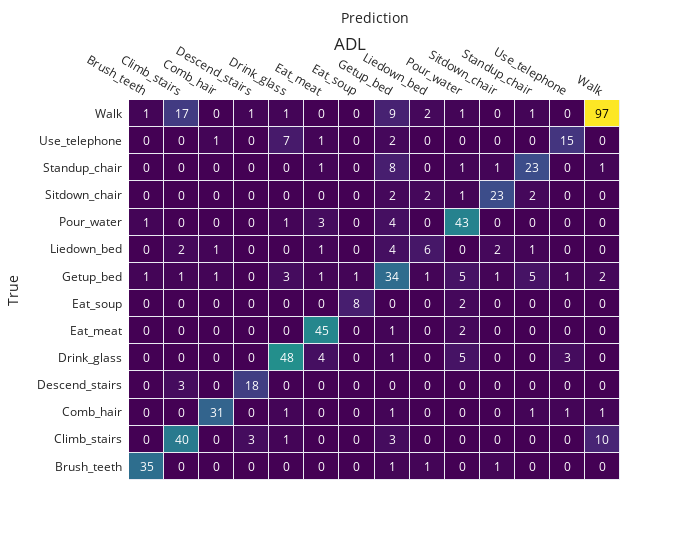

The notebook cell this image was saved under:
### Code cell
# confusion matrix : true versus predicted labels
#w2v_X = pd.crosstab(my_tex, preds)
w2v_X = pd.crosstab(pd.Series(my_tex), pd.Series(preds))

fig2  = ff.create_annotated_heatmap(w2v_X.values,#.round(2).values,
                                   x = w2v_X.columns.to_list(),
                                   y = w2v_X.index.to_list(),
                                   colorscale='Viridis')

fig2.update_layout(xaxis_title_text = 'Prediction',
                  yaxis_title_text = 'True',
                  width=700,
                  title='ADL'
                  )
fig2.update_traces(xgap=1, ygap=1)
fig2.update_xaxes(showgrid=False)
fig2.update_yaxes(showgrid=False)

### Figure 1 — Plotly figure (JSON) as saved in the notebook; plotly's stock layout.template omitted (floating-point values rounded to 4 significant figures; data arrays with more than 128 entries replaced by an {"elided": "..."} marker saying what was removed)
{"data": [{"colorscale": [[0, "#440154"], [0.1111, "#482878"], [0.2222, "#3e4989"], [0.3333, "#31688e"], [0.4444, "#26828e"], [0.5556, "#1f9e89"], [0.6667, "#35b779"], [0.7778, "#6ece58"], [0.8889, "#b5de2b"], [1, "#fde725"]], "reversescale": false, "showscale": false, "type": "heatmap", "x": ["Brush_teeth", "Climb_stairs", "Comb_hair", "Descend_stairs", "Drink_glass", "Eat_meat", "Eat_soup", "Getup_bed", "Liedown_bed", "Pour_water", "Sitdown_chair", "Standup_chair", "Use_telephone", "Walk"], "xgap": 1, "y": ["Brush_teeth", "Climb_stairs", "Comb_hair", "Descend_stairs", "Drink_glass", "Eat_meat", "Eat_soup", "Getup_bed", "Liedown_bed", "Pour_water", "Sitdown_chair", "Standup_chair", "Use_telephone", "Walk"], "ygap": 1, "z": {"elided": "14x14 int values"}}], "layout": {"annotations": [{"font": {"color": "#FFFFFF"}, "showarrow": false, "text": "35", "x": "Brush_teeth", "xref": "x", "y": "Brush_teeth", "yref": "y"}, {"font": {"color": "#FFFFFF"}, "showarrow": false, "text": "0", "x": "Climb_stairs", "xref": "x", "y": "Brush_teeth", "yref": "y"}, {"font": {"color": "#FFFFFF"}, "showarrow": false, "text": "0", "x": "Comb_hair", "xref": "x", "y": "Brush_teeth", "yref": "y"}, {"font": {"color": "#FFFFFF"}, "showarrow": false, "text": "0", "x": "Descend_stairs", "xref": "x", "y": "Brush_teeth", "yref": "y"}, {"font": {"color": "#FFFFFF"}, "showarrow": false, "text": "0", "x": "Drink_glass", "xref": "x", "y": "Brush_teeth", "yref": "y"}, {"font": {"color": "#FFFFFF"}, "showarrow": false, "text": "0", "x": "Eat_meat", "xref": "x", "y": "Brush_teeth", "yref": "y"}, {"font": {"color": "#FFFFFF"}, "showarrow": false, "text": "0", "x": "Eat_soup", "xref": "x", "y": "Brush_teeth", "yref": "y"}, {"font": {"color": "#FFFFFF"}, "showarrow": false, "text": "1", "x": "Getup_bed", "xref": "x", "y": "Brush_teeth", "yref": "y"}, {"font": {"color": "#FFFFFF"}, "showarrow": false, "text": "1", "x": "Liedown_bed", "xref": "x", "y": "Brush_teeth", "yref": "y"}, {"font": {"color": "#FFFFFF"}, "showarrow": false, "text": "0", "x": "Pour_water", "xref": "x", "y": "Brush_teeth", "yref": "y"}, {"font": {"color": "#FFFFFF"}, "showarrow": false, "text": "1", "x": "Sitdown_chair", "xref": "x", "y": "Brush_teeth", "yref": "y"}, {"font": {"color": "#FFFFFF"}, "showarrow": false, "text": "0", "x": "Standup_chair", "xref": "x", "y": "Brush_teeth", "yref": "y"}, {"font": {"color": "#FFFFFF"}, "showarrow": false, "text": "0", "x": "Use_telephone", "xref": "x", "y": "Brush_teeth", "yref": "y"}, {"font": {"color": "#FFFFFF"}, "showarrow": false, "text": "0", "x": "Walk", "xref": "x", "y": "Brush_teeth", "yref": "y"}, {"font": {"color": "#FFFFFF"}, "showarrow": false, "text": "0", "x": "Brush_teeth", "xref": "x", "y": "Climb_stairs", "yref": "y"}, {"font": {"color": "#FFFFFF"}, "showarrow": false, "text": "40", "x": "Climb_stairs", "xref": "x", "y": "Climb_stairs", "yref": "y"}, {"font": {"color": "#FFFFFF"}, "showarrow": false, "text": "0", "x": "Comb_hair", "xref": "x", "y": "Climb_stairs", "yref": "y"}, {"font": {"color": "#FFFFFF"}, "showarrow": false, "text": "3", "x": "Descend_stairs", "xref": "x", "y": "Climb_stairs", "yref": "y"}, {"font": {"color": "#FFFFFF"}, "showarrow": false, "text": "1", "x": "Drink_glass", "xref": "x", "y": "Climb_stairs", "yref": "y"}, {"font": {"color": "#FFFFFF"}, "showarrow": false, "text": "0", "x": "Eat_meat", "xref": "x", "y": "Climb_stairs", "yref": "y"}, {"font": {"color": "#FFFFFF"}, "showarrow": false, "text": "0", "x": "Eat_soup", "xref": "x", "y": "Climb_stairs", "yref": "y"}, {"font": {"color": "#FFFFFF"}, "showarrow": false, "text": "3", "x": "Getup_bed", "xref": "x", "y": "Climb_stairs", "yref": "y"}, {"font": {"color": "#FFFFFF"}, "showarrow": false, "text": "0", "x": "Liedown_bed", "xref": "x", "y": "Climb_stairs", "yref": "y"}, {"font": {"color": "#FFFFFF"}, "showarrow": false, "text": "0", "x": "Pour_water", "xref": "x", "y": "Climb_stairs", "yref": "y"}, {"font": {"color": "#FFFFFF"}, "showarrow": false, "text": "0", "x": "Sitdown_chair", "xref": "x", "y": "Climb_stairs", "yref": "y"}, {"font": {"color": "#FFFFFF"}, "showarrow": false, "text": "0", "x": "Standup_chair", "xref": "x", "y": "Climb_stairs", "yref": "y"}, {"font": {"color": "#FFFFFF"}, "showarrow": false, "text": "0", "x": "Use_telephone", "xref": "x", "y": "Climb_stairs", "yref": "y"}, {"font": {"color": "#FFFFFF"}, "showarrow": false, "text": "10", "x": "Walk", "xref": "x", "y": "Climb_stairs", "yref": "y"}, {"font": {"color": "#FFFFFF"}, "showarrow": false, "text": "0", "x": "Brush_teeth", "xref": "x", "y": "Comb_hair", "yref": "y"}, {"font": {"color": "#FFFFFF"}, "showarrow": false, "text": "0", "x": "Climb_stairs", "xref": "x", "y": "Comb_hair", "yref": "y"}, {"font": {"color": "#FFFFFF"}, "showarrow": false, "text": "31", "x": "Comb_hair", "xref": "x", "y": "Comb_hair", "yref": "y"}, {"font": {"color": "#FFFFFF"}, "showarrow": false, "text": "0", "x": "Descend_stairs", "xref": "x", "y": "Comb_hair", "yref": "y"}, {"font": {"color": "#FFFFFF"}, "showarrow": false, "text": "1", "x": "Drink_glass", "xref": "x", "y": "Comb_hair", "yref": "y"}, {"font": {"color": "#FFFFFF"}, "showarrow": false, "text": "0", "x": "Eat_meat", "xref": "x", "y": "Comb_hair", "yref": "y"}, {"font": {"color": "#FFFFFF"}, "showarrow": false, "text": "0", "x": "Eat_soup", "xref": "x", "y": "Comb_hair", "yref": "y"}, {"font": {"color": "#FFFFFF"}, "showarrow": false, "text": "1", "x": "Getup_bed", "xref": "x", "y": "Comb_hair", "yref": "y"}, {"font": {"color": "#FFFFFF"}, "showarrow": false, "text": "0", "x": "Liedown_bed", "xref": "x", "y": "Comb_hair", "yref": "y"}, {"font": {"color": "#FFFFFF"}, "showarrow": false, "text": "0", "x": "Pour_water", "xref": "x", "y": "Comb_hair", "yref": "y"}, {"font": {"color": "#FFFFFF"}, "showarrow": false, "text": "0", "x": "Sitdown_chair", "xref": "x", "y": "Comb_hair", "yref": "y"}, {"font": {"color": "#FFFFFF"}, "showarrow": false, "text": "1", "x": "Standup_chair", "xref": "x", "y": "Comb_hair", "yref": "y"}, {"font": {"color": "#FFFFFF"}, "showarrow": false, "text": "1", "x": "Use_telephone", "xref": "x", "y": "Comb_hair", "yref": "y"}, {"font": {"color": "#FFFFFF"}, "showarrow": false, "text": "1", "x": "Walk", "xref": "x", "y": "Comb_hair", "yref": "y"}, {"font": {"color": "#FFFFFF"}, "showarrow": false, "text": "0", "x": "Brush_teeth", "xref": "x", "y": "Descend_stairs", "yref": "y"}, {"font": {"color": "#FFFFFF"}, "showarrow": false, "text": "3", "x": "Climb_stairs", "xref": "x", "y": "Descend_stairs", "yref": "y"}, {"font": {"color": "#FFFFFF"}, "showarrow": false, "text": "0", "x": "Comb_hair", "xref": "x", "y": "Descend_stairs", "yref": "y"}, {"font": {"color": "#FFFFFF"}, "showarrow": false, "text": "18", "x": "Descend_stairs", "xref": "x", "y": "Descend_stairs", "yref": "y"}, {"font": {"color": "#FFFFFF"}, "showarrow": false, "text": "0", "x": "Drink_glass", "xref": "x", "y": "Descend_stairs", "yref": "y"}, {"font": {"color": "#FFFFFF"}, "showarrow": false, "text": "0", "x": "Eat_meat", "xref": "x", "y": "Descend_stairs", "yref": "y"}, {"font": {"color": "#FFFFFF"}, "showarrow": false, "text": "0", "x": "Eat_soup", "xref": "x", "y": "Descend_stairs", "yref": "y"}, {"font": {"color": "#FFFFFF"}, "showarrow": false, "text": "0", "x": "Getup_bed", "xref": "x", "y": "Descend_stairs", "yref": "y"}, {"font": {"color": "#FFFFFF"}, "showarrow": false, "text": "0", "x": "Liedown_bed", "xref": "x", "y": "Descend_stairs", "yref": "y"}, {"font": {"color": "#FFFFFF"}, "showarrow": false, "text": "0", "x": "Pour_water", "xref": "x", "y": "Descend_stairs", "yref": "y"}, {"font": {"color": "#FFFFFF"}, "showarrow": false, "text": "0", "x": "Sitdown_chair", "xref": "x", "y": "Descend_stairs", "yref": "y"}, {"font": {"color": "#FFFFFF"}, "showarrow": false, "text": "0", "x": "Standup_chair", "xref": "x", "y": "Descend_stairs", "yref": "y"}, {"font": {"color": "#FFFFFF"}, "showarrow": false, "text": "0", "x": "Use_telephone", "xref": "x", "y": "Descend_stairs", "yref": "y"}, {"font": {"color": "#FFFFFF"}, "showarrow": false, "text": "0", "x": "Walk", "xref": "x", "y": "Descend_stairs", "yref": "y"}, {"font": {"color": "#FFFFFF"}, "showarrow": false, "text": "0", "x": "Brush_teeth", "xref": "x", "y": "Drink_glass", "yref": "y"}, {"font": {"color": "#FFFFFF"}, "showarrow": false, "text": "0", "x": "Climb_stairs", "xref": "x", "y": "Drink_glass", "yref": "y"}, {"font": {"color": "#FFFFFF"}, "showarrow": false, "text": "0", "x": "Comb_hair", "xref": "x", "y": "Drink_glass", "yref": "y"}, {"font": {"color": "#FFFFFF"}, "showarrow": false, "text": "0", "x": "Descend_stairs", "xref": "x", "y": "Drink_glass", "yref": "y"}, {"font": {"color": "#FFFFFF"}, "showarrow": false, "text": "48", "x": "Drink_glass", "xref": "x", "y": "Drink_glass", "yref": "y"}, {"font": {"color": "#FFFFFF"}, "showarrow": false, "text": "4", "x": "Eat_meat", "xref": "x", "y": "Drink_glass", "yref": "y"}, {"font": {"color": "#FFFFFF"}, "showarrow": false, "text": "0", "x": "Eat_soup", "xref": "x", "y": "Drink_glass", "yref": "y"}, {"font": {"color": "#FFFFFF"}, "showarrow": false, "text": "1", "x": "Getup_bed", "xref": "x", "y": "Drink_glass", "yref": "y"}, {"font": {"color": "#FFFFFF"}, "showarrow": false, "text": "0", "x": "Liedown_bed", "xref": "x", "y": "Drink_glass", "yref": "y"}, {"font": {"color": "#FFFFFF"}, "showarrow": false, "text": "5", "x": "Pour_water", "xref": "x", "y": "Drink_glass", "yref": "y"}, {"font": {"color": "#FFFFFF"}, "showarrow": false, "text": "0", "x": "Sitdown_chair", "xref": "x", "y": "Drink_glass", "yref": "y"}, {"font": {"color": "#FFFFFF"}, "showarrow": false, "text": "0", "x": "Standup_chair", "xref": "x", "y": "Drink_glass", "yref": "y"}, {"font": {"color": "#FFFFFF"}, "showarrow": false, "text": "3", "x": "Use_telephone", "xref": "x", "y": "Drink_glass", "yref": "y"}, {"font": {"color": "#FFFFFF"}, "showarrow": false, "text": "0", "x": "Walk", "xref": "x", "y": "Drink_glass", "yref": "y"}, {"font": {"color": "#FFFFFF"}, "showarrow": false, "text": "0", "x": "Brush_teeth", "xref": "x", "y": "Eat_meat", "yref": "y"}, {"font": {"color": "#FFFFFF"}, "showarrow": false, "text": "0", "x": "Climb_stairs", "xref": "x", "y": "Eat_meat", "yref": "y"}, {"font": {"color": "#FFFFFF"}, "showarrow": false, "text": "0", "x": "Comb_hair", "xref": "x", "y": "Eat_meat", "yref": "y"}, {"font": {"color": "#FFFFFF"}, "showarrow": false, "text": "0", "x": "Descend_stairs", "xref": "x", "y": "Eat_meat", "yref": "y"}, {"font": {"color": "#FFFFFF"}, "showarrow": false, "text": "0", "x": "Drink_glass", "xref": "x", "y": "Eat_meat", "yref": "y"}, {"font": {"color": "#FFFFFF"}, "showarrow": false, "text": "45", "x": "Eat_meat", "xref": "x", "y": "Eat_meat", "yref": "y"}, {"font": {"color": "#FFFFFF"}, "showarrow": false, "text": "0", "x": "Eat_soup", "xref": "x", "y": "Eat_meat", "yref": "y"}, {"font": {"color": "#FFFFFF"}, "showarrow": false, "text": "1", "x": "Getup_bed", "xref": "x", "y": "Eat_meat", "yref": "y"}, {"font": {"color": "#FFFFFF"}, "showarrow": false, "text": "0", "x": "Liedown_bed", "xref": "x", "y": "Eat_meat", "yref": "y"}, {"font": {"color": "#FFFFFF"}, "showarrow": false, "text": "2", "x": "Pour_water", "xref": "x", "y": "Eat_meat", "yref": "y"}, {"font": {"color": "#FFFFFF"}, "showarrow": false, "text": "0", "x": "Sitdown_chair", "xref": "x", "y": "Eat_meat", "yref": "y"}, {"font": {"color": "#FFFFFF"}, "showarrow": false, "text": "0", "x": "Standup_chair", "xref": "x", "y": "Eat_meat", "yref": "y"}, {"font": {"color": "#FFFFFF"}, "showarrow": false, "text": "0", "x": "Use_telephone", "xref": "x", "y": "Eat_meat", "yref": "y"}, {"font": {"color": "#FFFFFF"}, "showarrow": false, "text": "0", "x": "Walk", "xref": "x", "y": "Eat_meat", "yref": "y"}, {"font": {"color": "#FFFFFF"}, "showarrow": false, "text": "0", "x": "Brush_teeth", "xref": "x", "y": "Eat_soup", "yref": "y"}, {"font": {"color": "#FFFFFF"}, "showarrow": false, "text": "0", "x": "Climb_stairs", "xref": "x", "y": "Eat_soup", "yref": "y"}, {"font": {"color": "#FFFFFF"}, "showarrow": false, "text": "0", "x": "Comb_hair", "xref": "x", "y": "Eat_soup", "yref": "y"}, {"font": {"color": "#FFFFFF"}, "showarrow": false, "text": "0", "x": "Descend_stairs", "xref": "x", "y": "Eat_soup", "yref": "y"}, {"font": {"color": "#FFFFFF"}, "showarrow": false, "text": "0", "x": "Drink_glass", "xref": "x", "y": "Eat_soup", "yref": "y"}, {"font": {"color": "#FFFFFF"}, "showarrow": false, "text": "0", "x": "Eat_meat", "xref": "x", "y": "Eat_soup", "yref": "y"}, {"font": {"color": "#FFFFFF"}, "showarrow": false, "text": "8", "x": "Eat_soup", "xref": "x", "y": "Eat_soup", "yref": "y"}, {"font": {"color": "#FFFFFF"}, "showarrow": false, "text": "0", "x": "Getup_bed", "xref": "x", "y": "Eat_soup", "yref": "y"}, {"font": {"color": "#FFFFFF"}, "showarrow": false, "text": "0", "x": "Liedown_bed", "xref": "x", "y": "Eat_soup", "yref": "y"}, {"font": {"color": "#FFFFFF"}, "showarrow": false, "text": "2", "x": "Pour_water", "xref": "x", "y": "Eat_soup", "yref": "y"}, {"font": {"color": "#FFFFFF"}, "showarrow": false, "text": "0", "x": "Sitdown_chair", "xref": "x", "y": "Eat_soup", "yref": "y"}, {"font": {"color": "#FFFFFF"}, "showarrow": false, "text": "0", "x": "Standup_chair", "xref": "x", "y": "Eat_soup", "yref": "y"}, {"font": {"color": "#FFFFFF"}, "showarrow": false, "text": "0", "x": "Use_telephone", "xref": "x", "y": "Eat_soup", "yref": "y"}, {"font": {"color": "#FFFFFF"}, "showarrow": false, "text": "0", "x": "Walk", "xref": "x", "y": "Eat_soup", "yref": "y"}, {"font": {"color": "#FFFFFF"}, "showarrow": false, "text": "1", "x": "Brush_teeth", "xref": "x", "y": "Getup_bed", "yref": "y"}, {"font": {"color": "#FFFFFF"}, "showarrow": false, "text": "1", "x": "Climb_stairs", "xref": "x", "y": "Getup_bed", "yref": "y"}, {"font": {"color": "#FFFFFF"}, "showarrow": false, "text": "1", "x": "Comb_hair", "xref": "x", "y": "Getup_bed", "yref": "y"}, {"font": {"color": "#FFFFFF"}, "showarrow": false, "text": "0", "x": "Descend_stairs", "xref": "x", "y": "Getup_bed", "yref": "y"}, {"font": {"color": "#FFFFFF"}, "showarrow": false, "text": "3", "x": "Drink_glass", "xref": "x", "y": "Getup_bed", "yref": "y"}, {"font": {"color": "#FFFFFF"}, "showarrow": false, "text": "1", "x": "Eat_meat", "xref": "x", "y": "Getup_bed", "yref": "y"}, {"font": {"color": "#FFFFFF"}, "showarrow": false, "text": "1", "x": "Eat_soup", "xref": "x", "y": "Getup_bed", "yref": "y"}, {"font": {"color": "#FFFFFF"}, "showarrow": false, "text": "34", "x": "Getup_bed", "xref": "x", "y": "Getup_bed", "yref": "y"}, {"font": {"color": "#FFFFFF"}, "showarrow": false, "text": "1", "x": "Liedown_bed", "xref": "x", "y": "Getup_bed", "yref": "y"}, {"font": {"color": "#FFFFFF"}, "showarrow": false, "text": "5", "x": "Pour_water", "xref": "x", "y": "Getup_bed", "yref": "y"}, {"font": {"color": "#FFFFFF"}, "showarrow": false, "text": "1", "x": "Sitdown_chair", "xref": "x", "y": "Getup_bed", "yref": "y"}, {"font": {"color": "#FFFFFF"}, "showarrow": false, "text": "5", "x": "Standup_chair", "xref": "x", "y": "Getup_bed", "yref": "y"}, {"font": {"color": "#FFFFFF"}, "showarrow": false, "text": "1", "x": "Use_telephone", "xref": "x", "y": "Getup_bed", "yref": "y"}, {"font": {"color": "#FFFFFF"}, "showarrow": false, "text": "2", "x": "Walk", "xref": "x", "y": "Getup_bed", "yref": "y"}, {"font": {"color": "#FFFFFF"}, "showarrow": false, "text": "0", "x": "Brush_teeth", "xref": "x", "y": "Liedown_bed", "yref": "y"}, {"font": {"color": "#FFFFFF"}, "showarrow": false, "text": "2", "x": "Climb_stairs", "xref": "x", "y": "Liedown_bed", "yref": "y"}, {"font": {"color": "#FFFFFF"}, "showarrow": false, "text": "1", "x": "Comb_hair", "xref": "x", "y": "Liedown_bed", "yref": "y"}, {"font": {"color": "#FFFFFF"}, "showarrow": false, "text": "0", "x": "Descend_stairs", "xref": "x", "y": "Liedown_bed", "yref": "y"}, {"font": {"color": "#FFFFFF"}, "showarrow": false, "text": "0", "x": "Drink_glass", "xref": "x", "y": "Liedown_bed", "yref": "y"}, {"font": {"color": "#FFFFFF"}, "showarrow": false, "text": "1", "x": "Eat_meat", "xref": "x", "y": "Liedown_bed", "yref": "y"}, {"font": {"color": "#FFFFFF"}, "showarrow": false, "text": "0", "x": "Eat_soup", "xref": "x", "y": "Liedown_bed", "yref": "y"}, {"font": {"color": "#FFFFFF"}, "showarrow": false, "text": "4", "x": "Getup_bed", "xref": "x", "y": "Liedown_bed", "yref": "y"}, {"font": {"color": "#FFFFFF"}, "showarrow": false, "text": "6", "x": "Liedown_bed", "xref": "x", "y": "Liedown_bed", "yref": "y"}, {"font": {"color": "#FFFFFF"}, "showarrow": false, "text": "0", "x": "Pour_water", "xref": "x", "y": "Liedown_bed", "yref": "y"}, {"font": {"color": "#FFFFFF"}, "showarrow": false, "text": "2", "x": "Sitdown_chair", "xref": "x", "y": "Liedown_bed", "yref": "y"}, {"font": {"color": "#FFFFFF"}, "showarrow": false, "text": "1", "x": "Standup_chair", "xref": "x", "y": "Liedown_bed", "yref": "y"}, {"font": {"color": "#FFFFFF"}, "showarrow": false, "text": "0", "x": "Use_telephone", "xref": "x", "y": "Liedown_bed", "yref": "y"}, {"font": {"color": "#FFFFFF"}, "showarrow": false, "text": "0", "x": "Walk", "xref": "x", "y": "Liedown_bed", "yref": "y"}, {"font": {"color": "#FFFFFF"}, "showarrow": false, "text": "1", "x": "Brush_teeth", "xref": "x", "y": "Pour_water", "yref": "y"}, {"font": {"color": "#FFFFFF"}, "showarrow": false, "text": "0", "x": "Climb_stairs", "xref": "x", "y": "Pour_water", "yref": "y"}, {"font": {"color": "#FFFFFF"}, "showarrow": false, "text": "0", "x": "Comb_hair", "xref": "x", "y": "Pour_water", "yref": "y"}, {"font": {"color": "#FFFFFF"}, "showarrow": false, "text": "0", "x": "Descend_stairs", "xref": "x", "y": "Pour_water", "yref": "y"}, {"font": {"color": "#FFFFFF"}, "showarrow": false, "text": "1", "x": "Drink_glass", "xref": "x", "y": "Pour_water", "yref": "y"}, {"font": {"color": "#FFFFFF"}, "showarrow": false, "text": "3", "x": "Eat_meat", "xref": "x", "y": "Pour_water", "yref": "y"}, {"font": {"color": "#FFFFFF"}, "showarrow": false, "text": "0", "x": "Eat_soup", "xref": "x", "y": "Pour_water", "yref": "y"}, {"font": {"color": "#FFFFFF"}, "showarrow": false, "text": "4", "x": "Getup_bed", "xref": "x", "y": "Pour_water", "yref": "y"}, {"font": {"color": "#FFFFFF"}, "showarrow": false, "text": "0", "x": "Liedown_bed", "xref": "x", "y": "Pour_water", "yref": "y"}, {"font": {"color": "#FFFFFF"}, "showarrow": false, "text": "43", "x": "Pour_water", "xref": "x", "y": "Pour_water", "yref": "y"}, {"font": {"color": "#FFFFFF"}, "showarrow": false, "text": "0", "x": "Sitdown_chair", "xref": "x", "y": "Pour_water", "yref": "y"}, {"font": {"color": "#FFFFFF"}, "showarrow": false, "text": "0", "x": "Standup_chair", "xref": "x", "y": "Pour_water", "yref": "y"}, {"font": {"color": "#FFFFFF"}, "showarrow": false, "text": "0", "x": "Use_telephone", "xref": "x", "y": "Pour_water", "yref": "y"}, {"font": {"color": "#FFFFFF"}, "showarrow": false, "text": "0", "x": "Walk", "xref": "x", "y": "Pour_water", "yref": "y"}, {"font": {"color": "#FFFFFF"}, "showarrow": false, "text": "0", "x": "Brush_teeth", "xref": "x", "y": "Sitdown_chair", "yref": "y"}, {"font": {"color": "#FFFFFF"}, "showarrow": false, "text": "0", "x": "Climb_stairs", "xref": "x", "y": "Sitdown_chair", "yref": "y"}, {"font": {"color": "#FFFFFF"}, "showarrow": false, "text": "0", "x": "Comb_hair", "xref": "x", "y": "Sitdown_chair", "yref": "y"}, {"font": {"color": "#FFFFFF"}, "showarrow": false, "text": "0", "x": "Descend_stairs", "xref": "x", "y": "Sitdown_chair", "yref": "y"}, {"font": {"color": "#FFFFFF"}, "showarrow": false, "text": "0", "x": "Drink_glass", "xref": "x", "y": "Sitdown_chair", "yref": "y"}, {"font": {"color": "#FFFFFF"}, "showarrow": false, "text": "0", "x": "Eat_meat", "xref": "x", "y": "Sitdown_chair", "yref": "y"}, {"font": {"color": "#FFFFFF"}, "showarrow": false, "text": "0", "x": "Eat_soup", "xref": "x", "y": "Sitdown_chair", "yref": "y"}, {"font": {"color": "#FFFFFF"}, "showarrow": false, "text": "2", "x": "Getup_bed", "xref": "x", "y": "Sitdown_chair", "yref": "y"}, {"font": {"color": "#FFFFFF"}, "showarrow": false, "text": "2", "x": "Liedown_bed", "xref": "x", "y": "Sitdown_chair", "yref": "y"}, {"font": {"color": "#FFFFFF"}, "showarrow": false, "text": "1", "x": "Pour_water", "xref": "x", "y": "Sitdown_chair", "yref": "y"}, {"font": {"color": "#FFFFFF"}, "showarrow": false, "text": "23", "x": "Sitdown_chair", "xref": "x", "y": "Sitdown_chair", "yref": "y"}, {"font": {"color": "#FFFFFF"}, "showarrow": false, "text": "2", "x": "Standup_chair", "xref": "x", "y": "Sitdown_chair", "yref": "y"}, {"font": {"color": "#FFFFFF"}, "showarrow": false, "text": "0", "x": "Use_telephone", "xref": "x", "y": "Sitdown_chair", "yref": "y"}, {"font": {"color": "#FFFFFF"}, "showarrow": false, "text": "0", "x": "Walk", "xref": "x", "y": "Sitdown_chair", "yref": "y"}, {"font": {"color": "#FFFFFF"}, "showarrow": false, "text": "0", "x": "Brush_teeth", "xref": "x", "y": "Standup_chair", "yref": "y"}, {"font": {"color": "#FFFFFF"}, "showarrow": false, "text": "0", "x": "Climb_stairs", "xref": "x", "y": "Standup_chair", "yref": "y"}, {"font": {"color": "#FFFFFF"}, "showarrow": false, "text": "0", "x": "Comb_hair", "xref": "x", "y": "Standup_chair", "yref": "y"}, {"font": {"color": "#FFFFFF"}, "showarrow": false, "text": "0", "x": "Descend_stairs", "xref": "x", "y": "Standup_chair", "yref": "y"}, {"font": {"color": "#FFFFFF"}, "showarrow": false, "text": "0", "x": "Drink_glass", "xref": "x", "y": "Standup_chair", "yref": "y"}, {"font": {"color": "#FFFFFF"}, "showarrow": false, "text": "1", "x": "Eat_meat", "xref": "x", "y": "Standup_chair", "yref": "y"}, {"font": {"color": "#FFFFFF"}, "showarrow": false, "text": "0", "x": "Eat_soup", "xref": "x", "y": "Standup_chair", "yref": "y"}, {"font": {"color": "#FFFFFF"}, "showarrow": false, "text": "8", "x": "Getup_bed", "xref": "x", "y": "Standup_chair", "yref": "y"}, {"font": {"color": "#FFFFFF"}, "showarrow": false, "text": "0", "x": "Liedown_bed", "xref": "x", "y": "Standup_chair", "yref": "y"}, {"font": {"color": "#FFFFFF"}, "showarrow": false, "text": "1", "x": "Pour_water", "xref": "x", "y": "Standup_chair", "yref": "y"}, {"font": {"color": "#FFFFFF"}, "showarrow": false, "text": "1", "x": "Sitdown_chair", "xref": "x", "y": "Standup_chair", "yref": "y"}, {"font": {"color": "#FFFFFF"}, "showarrow": false, "text": "23", "x": "Standup_chair", "xref": "x", "y": "Standup_chair", "yref": "y"}, {"font": {"color": "#FFFFFF"}, "showarrow": false, "text": "0", "x": "Use_telephone", "xref": "x", "y": "Standup_chair", "yref": "y"}, {"font": {"color": "#FFFFFF"}, "showarrow": false, "text": "1", "x": "Walk", "xref": "x", "y": "Standup_chair", "yref": "y"}, {"font": {"color": "#FFFFFF"}, "showarrow": false, "text": "0", "x": "Brush_teeth", "xref": "x", "y": "Use_telephone", "yref": "y"}, {"font": {"color": "#FFFFFF"}, "showarrow": false, "text": "0", "x": "Climb_stairs", "xref": "x", "y": "Use_telephone", "yref": "y"}, {"font": {"color": "#FFFFFF"}, "showarrow": false, "text": "1", "x": "Comb_hair", "xref": "x", "y": "Use_telephone", "yref": "y"}, {"font": {"color": "#FFFFFF"}, "showarrow": false, "text": "0", "x": "Descend_stairs", "xref": "x", "y": "Use_telephone", "yref": "y"}, {"font": {"color": "#FFFFFF"}, "showarrow": false, "text": "7", "x": "Drink_glass", "xref": "x", "y": "Use_telephone", "yref": "y"}, {"font": {"color": "#FFFFFF"}, "showarrow": false, "text": "1", "x": "Eat_meat", "xref": "x", "y": "Use_telephone", "yref": "y"}, {"font": {"color": "#FFFFFF"}, "showarrow": false, "text": "0", "x": "Eat_soup", "xref": "x", "y": "Use_telephone", "yref": "y"}, {"font": {"color": "#FFFFFF"}, "showarrow": false, "text": "2", "x": "Getup_bed", "xref": "x", "y": "Use_telephone", "yref": "y"}, {"font": {"color": "#FFFFFF"}, "showarrow": false, "text": "0", "x": "Liedown_bed", "xref": "x", "y": "Use_telephone", "yref": "y"}, {"font": {"color": "#FFFFFF"}, "showarrow": false, "text": "0", "x": "Pour_water", "xref": "x", "y": "Use_telephone", "yref": "y"}, {"font": {"color": "#FFFFFF"}, "showarrow": false, "text": "0", "x": "Sitdown_chair", "xref": "x", "y": "Use_telephone", "yref": "y"}, {"font": {"color": "#FFFFFF"}, "showarrow": false, "text": "0", "x": "Standup_chair", "xref": "x", "y": "Use_telephone", "yref": "y"}, {"font": {"color": "#FFFFFF"}, "showarrow": false, "text": "15", "x": "Use_telephone", "xref": "x", "y": "Use_telephone", "yref": "y"}, {"font": {"color": "#FFFFFF"}, "showarrow": false, "text": "0", "x": "Walk", "xref": "x", "y": "Use_telephone", "yref": "y"}, {"font": {"color": "#FFFFFF"}, "showarrow": false, "text": "1", "x": "Brush_teeth", "xref": "x", "y": "Walk", "yref": "y"}, {"font": {"color": "#FFFFFF"}, "showarrow": false, "text": "17", "x": "Climb_stairs", "xref": "x", "y": "Walk", "yref": "y"}, {"font": {"color": "#FFFFFF"}, "showarrow": false, "text": "0", "x": "Comb_hair", "xref": "x", "y": "Walk", "yref": "y"}, {"font": {"color": "#FFFFFF"}, "showarrow": false, "text": "1", "x": "Descend_stairs", "xref": "x", "y": "Walk", "yref": "y"}, {"font": {"color": "#FFFFFF"}, "showarrow": false, "text": "1", "x": "Drink_glass", "xref": "x", "y": "Walk", "yref": "y"}, {"font": {"color": "#FFFFFF"}, "showarrow": false, "text": "0", "x": "Eat_meat", "xref": "x", "y": "Walk", "yref": "y"}, {"font": {"color": "#FFFFFF"}, "showarrow": false, "text": "0", "x": "Eat_soup", "xref": "x", "y": "Walk", "yref": "y"}, {"font": {"color": "#FFFFFF"}, "showarrow": false, "text": "9", "x": "Getup_bed", "xref": "x", "y": "Walk", "yref": "y"}, {"font": {"color": "#FFFFFF"}, "showarrow": false, "text": "2", "x": "Liedown_bed", "xref": "x", "y": "Walk", "yref": "y"}, {"font": {"color": "#FFFFFF"}, "showarrow": false, "text": "1", "x": "Pour_water", "xref": "x", "y": "Walk", "yref": "y"}, {"font": {"color": "#FFFFFF"}, "showarrow": false, "text": "0", "x": "Sitdown_chair", "xref": "x", "y": "Walk", "yref": "y"}, {"font": {"color": "#FFFFFF"}, "showarrow": false, "text": "1", "x": "Standup_chair", "xref": "x", "y": "Walk", "yref": "y"}, {"font": {"color": "#FFFFFF"}, "showarrow": false, "text": "0", "x": "Use_telephone", "xref": "x", "y": "Walk", "yref": "y"}, {"font": {"color": "#000000"}, "showarrow": false, "text": "97", "x": "Walk", "xref": "x", "y": "Walk", "yref": "y"}], "title": {"text": "ADL"}, "width": 700, "xaxis": {"dtick": 1, "gridcolor": "rgb(0, 0, 0)", "showgrid": false, "side": "top", "ticks": "", "title": {"text": "Prediction"}}, "yaxis": {"dtick": 1, "showgrid": false, "ticks": "", "ticksuffix": "  ", "title": {"text": "True"}}}}
